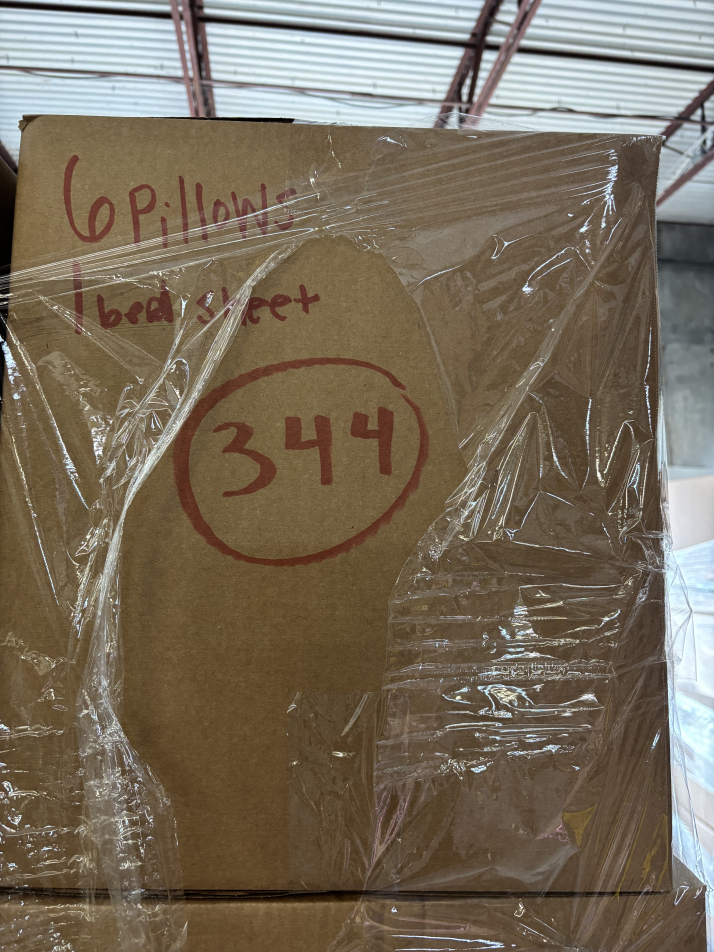
#> input picture backend/temp_uploads/IMG_0383.jpg, 4284 x 5712 px (shown at 1/6 size)
$ python -i app.py   (imports and definitions only)
#> lines starting #> are read from the running program, lines starting #| are printed output that depends on the picture; after the words box and inside, x2 and y2 are one past the last pixel; in counts of white or black regions, pixels touching at a corner belong together
from flask import Flask, request, jsonify
import os
import requests
import cv2
from google.cloud import vision
import io
import numpy as np
import re

# [1 line not run here, left out]

# Azure Custom Vision API credentials
PREDICTION_URL = "https://customevisionproj-prediction.cognitiveservices.azure.com/customvision/v3.0/Prediction/861b01aa-d77c-4118-8ca1-617c27a75487/detect/iterations/Iteration6/image"
PREDICTION_KEY = "7LJBYddFtLFqnpnj8tBA41MZeSv0trInQGTSP1874tvFpX6zKP9IJQQJ99AKACYeBjFXJ3w3AAAIACOG5wcU"

# Google Vision OCR setup
os.environ["GOOGLE_APPLICATION_CREDENTIALS"] = "C:/Users/abdua/OneDrive/projects/projectbox/backend/vision-ocr-project-448520-47a94d8a53c2.json"
vision_client = vision.ImageAnnotatorClient()

# [89 lines that did not run here, left out]

# Helper function to calculate bounding box
def calculate_bounding_box(bbox, image_shape, padding_x_factor=0.1, padding_y_factor=0.1):
    height, width = image_shape[:2]
    x = int(bbox['left'] * width)
    y = int(bbox['top'] * height)
    w = int(bbox['width'] * width)
    h = int(bbox['height'] * height)

    # Add padding
    padding_x = int(padding_x_factor * w)
    padding_y = int(padding_y_factor * h)

    x = max(0, x - padding_x)
    y = max(0, y - padding_y)
    w = min(width - x, w + 2 * padding_x)
    h = min(height - y, h + 2 * padding_y)

    return x, y, w, h

# Helper function to adjust bounding box based on noise
def adjust_bounding_box(handwriting_bbox, noise_bboxes, overlap_threshold=0.00):
    x1_hand, y1_hand, x2_hand, y2_hand = handwriting_bbox
    handwriting_area = (x2_hand - x1_hand) * (y2_hand - y1_hand)

    for noise_bbox in noise_bboxes:
        x1_noise, y1_noise, x2_noise, y2_noise = noise_bbox

        # Calculate overlap area
        x_overlap = max(0, min(x2_hand, x2_noise) - max(x1_hand, x1_noise))
        y_overlap = max(0, min(y2_hand, y2_noise) - max(y1_hand, y1_noise))
        overlap_area = x_overlap * y_overlap
        overlap_ratio = overlap_area / handwriting_area

        if overlap_area > overlap_threshold * handwriting_area:
            # Adjust bounding box
            if y1_noise < y2_hand and y2_noise > y1_hand:  # Vertical overlap
                if abs(y1_hand - y1_noise) < abs(y2_hand - y2_noise):  # Overlap at top
                    y1_hand = max(y1_hand, y2_noise)
                else:  # Overlap at bottom
                    y2_hand = min(y2_hand, y1_noise)

            if x1_noise < x2_hand and x2_noise > x1_hand:  # Horizontal overlap
                if abs(x1_hand - x1_noise) < abs(x2_hand - x2_noise):  # Overlap at left
                    x1_hand = max(x1_hand, x2_noise)
                else:  # Overlap at right
                    x2_hand = min(x2_hand, x1_noise)

    return x1_hand, y1_hand, x2_hand, y2_hand

# Function to segment red handwriting
def segment_red_handwriting(image_path):
    # Load the image
#> called with image_path = 'temp_uploads/IMG_0383.jpg'
    image = cv2.imread(image_path)
#> image is the input picture: shape (5712, 4284, 3); mean B, G, R 90.7, 108, 119.7
    hsv = cv2.cvtColor(image, cv2.COLOR_BGR2HSV)
#> hsv: shape (5712, 4284, 3); mean H, S, V 32.9, 86.2, 123.3

    # Define HSV ranges for red
    lower_red1 = np.array([0, 50, 50])
    upper_red1 = np.array([10, 255, 255])
    lower_red2 = np.array([170, 50, 50])
    upper_red2 = np.array([180, 255, 255])

    # Create red mask
    red_mask1 = cv2.inRange(hsv, lower_red1, upper_red1)
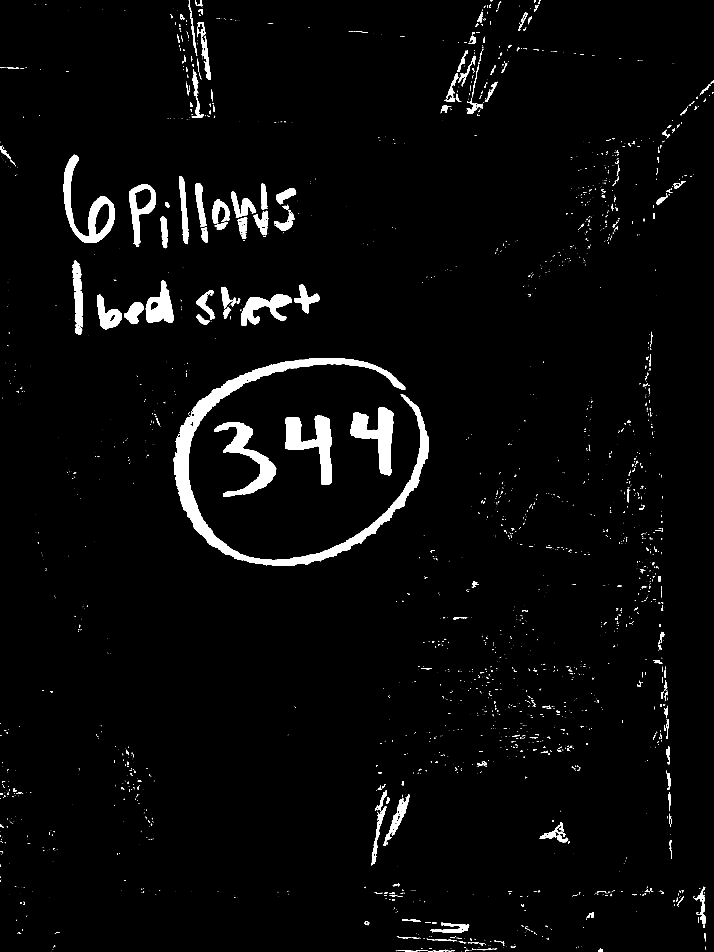
#> red_mask1: shape (5712, 4284) (shown at 1/6 size); 2.9% white; 3440 white regions (2758 under 20 px), largest, box (x1, y1, x2, y2) and area: (1042, 2148, 2570, 3396) 203385, (1712, 2494, 1992, 2908) 50661, (2102, 2442, 2361, 2853) 46872
    red_mask2 = cv2.inRange(hsv, lower_red2, upper_red2)
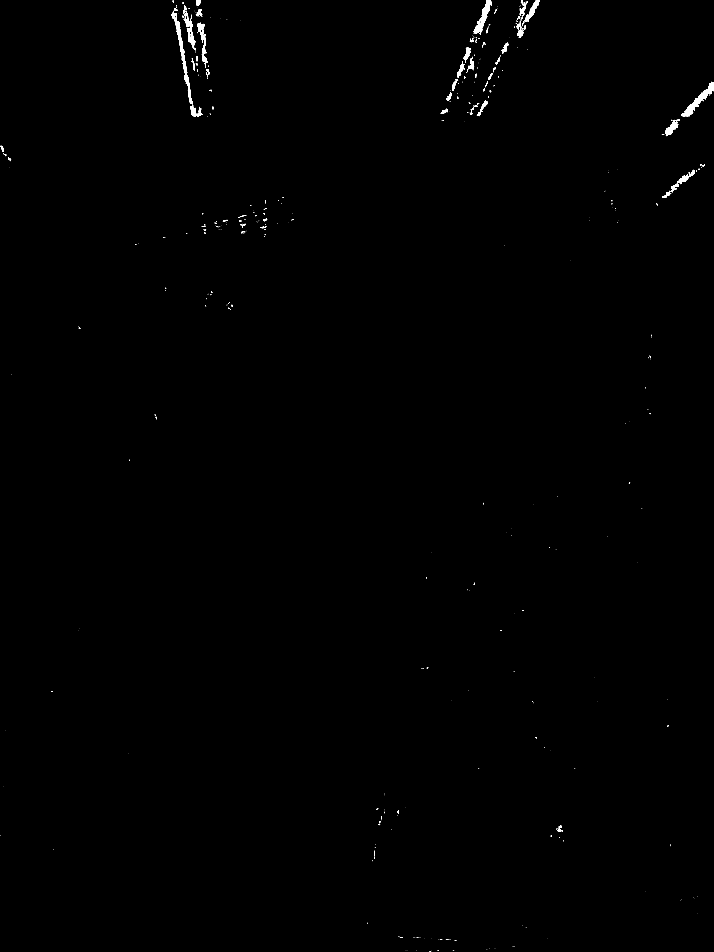
#> red_mask2: shape (5712, 4284) (shown at 1/6 size); 0.26% white; 710 white regions (559 under 20 px), largest, box (x1, y1, x2, y2) and area: (1030, 65, 1154, 624) 8366, (4086, 491, 4284, 698) 7950, (2840, 0, 2952, 203) 6361
    red_mask = red_mask1 | red_mask2
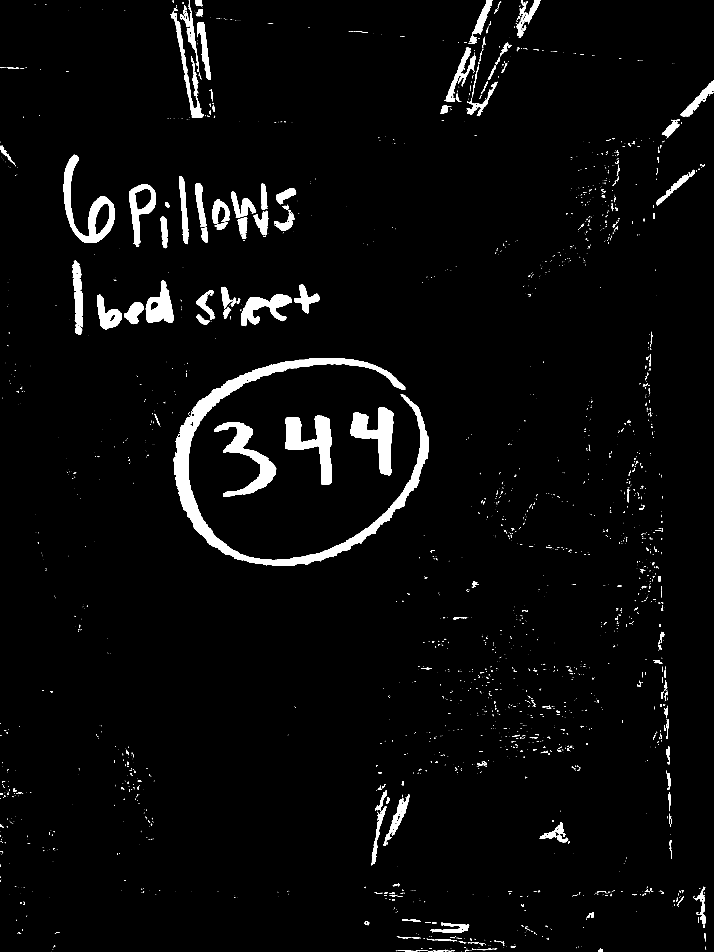
#> red_mask: shape (5712, 4284) (shown at 1/6 size); 3.2% white; 3488 white regions (2860 under 20 px), largest, box (x1, y1, x2, y2) and area: (1042, 2148, 2570, 3396) 203385, (1712, 2494, 1992, 2908) 50661, (2102, 2442, 2361, 2853) 46872

    # Morphological operations to clean the mask
    kernel = np.ones((3, 3), np.uint8)
    cleaned_mask = cv2.morphologyEx(red_mask, cv2.MORPH_OPEN, kernel)
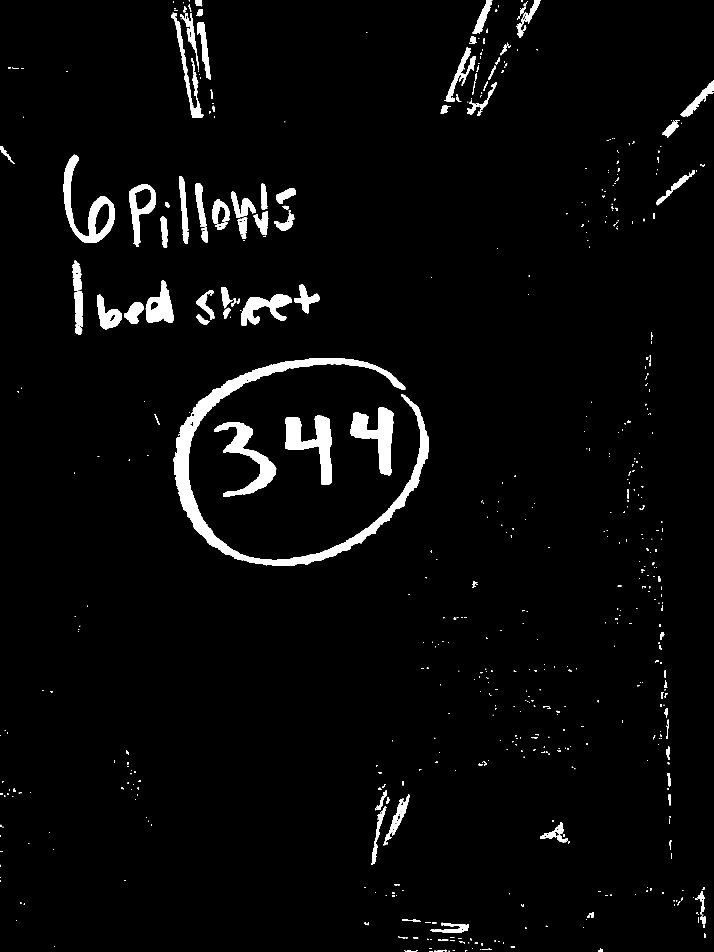
#> cleaned_mask: shape (5712, 4284) (shown at 1/6 size); 3% white; 828 white regions (319 under 20 px), largest, box (x1, y1, x2, y2) and area: (1042, 2148, 2570, 3396) 202811, (1712, 2494, 1992, 2908) 50565, (2103, 2442, 2361, 2853) 46833

    # Apply mask to the original image
    result = cv2.bitwise_and(image, image, mask=cleaned_mask)
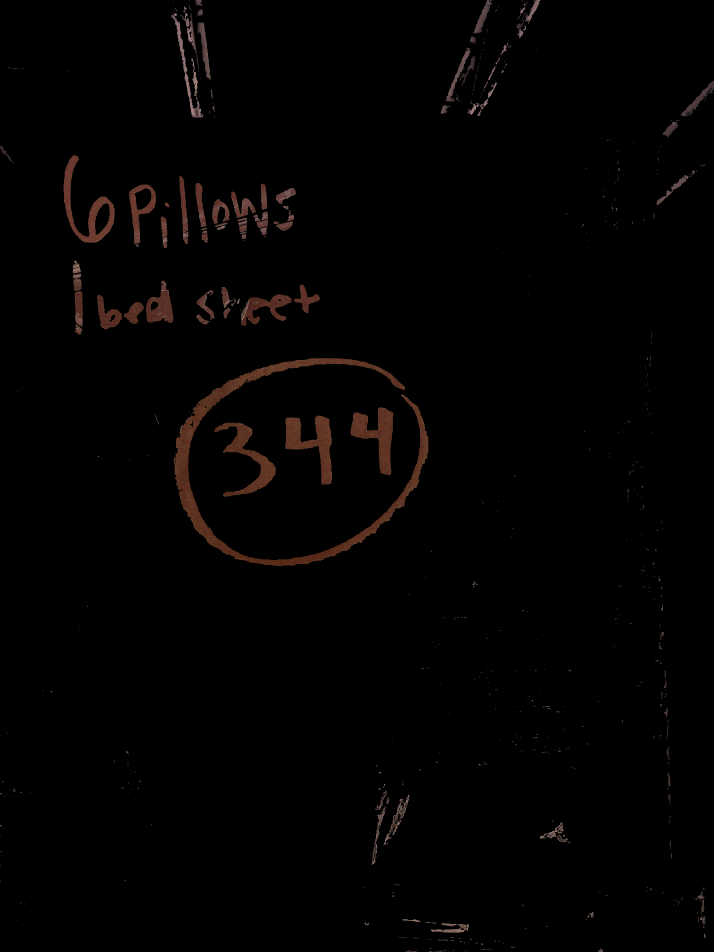
#> result: shape (5712, 4284, 3) (shown at 1/6 size); mean B, G, R 1.5, 1.8, 3

    # Convert to grayscale
    grayscale_result = cv2.cvtColor(result, cv2.COLOR_BGR2GRAY)

    return grayscale_result

# Helper function to perform OCR using Google Vision
# [80 lines left out: functions perform_ocr_google, postprocess_ocr_results, not called in this run]

# [2 lines not run here, left out]

>>> result = segment_red_handwriting('temp_uploads/IMG_0383.jpg')

$ run again, on backend/temp_uploads/IMG_0421.jpg
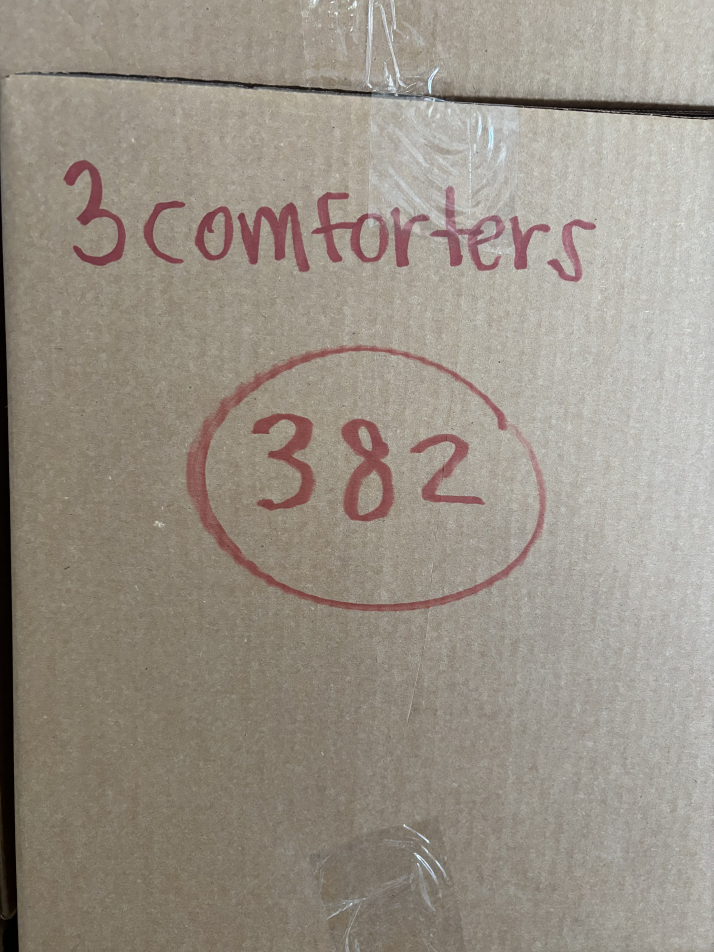
#> input picture backend/temp_uploads/IMG_0421.jpg, 4284 x 5712 px (shown at 1/6 size)
#> in segment_red_handwriting, image is the input picture: shape (5712, 4284, 3); mean B, G, R 134.4, 145.5, 153.5
#> hsv: shape (5712, 4284, 3); mean H, S, V 23.7, 36.5, 153.6
#> in segment_red_handwriting, `red_mask1 = cv2.inRange(hsv, lower_red1, upper_red1)`:
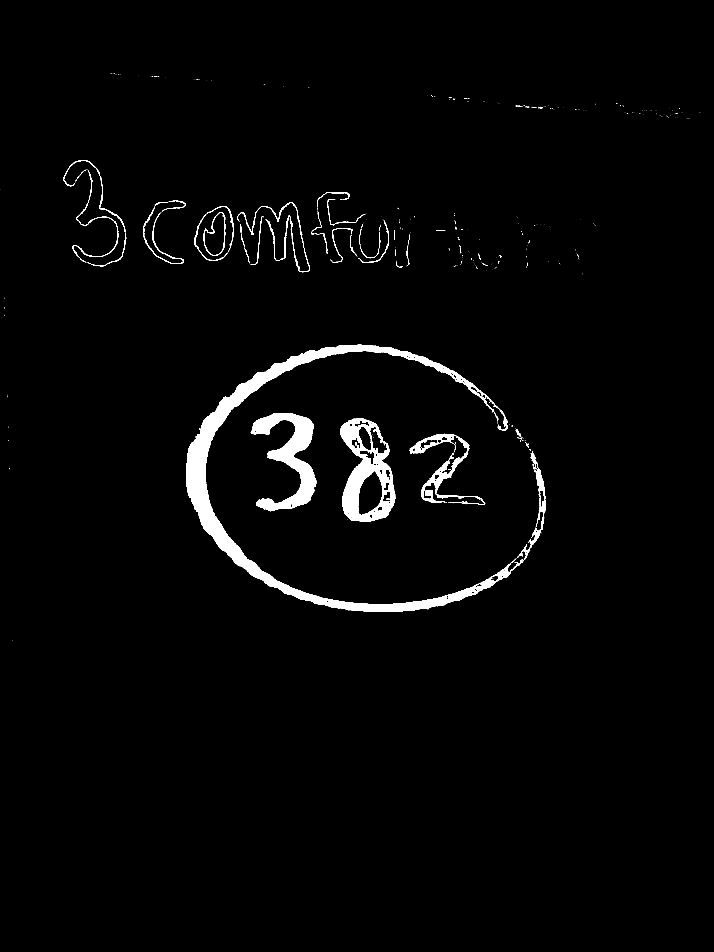
#> red_mask1: shape (5712, 4284) (shown at 1/6 size); 2.1% white; 564 white regions (447 under 20 px), largest, box (x1, y1, x2, y2) and area: (1116, 2067, 3118, 3672) 256891, (1505, 2479, 1897, 3067) 87282, (2044, 2512, 2373, 3131) 86197
#> red_mask2: shape (5712, 4284); 2% white; 252 white regions (139 under 20 px), largest, box (x1, y1, x2, y2) and area: (1426, 1216, 1856, 1631) 71993, (384, 964, 753, 1594) 64061, (1869, 1154, 2329, 1574) 61563
#> red_mask: shape (5712, 4284); 4.1% white; 281 white regions (254 under 20 px), largest, box (x1, y1, x2, y2) and area: (1116, 2067, 3275, 3672) 296913, (2044, 2512, 2373, 3131) 110015, (1505, 2479, 1897, 3067) 88313
#> cleaned_mask: shape (5712, 4284); 4% white; 27 white regions (10 under 20 px), largest, box (x1, y1, x2, y2) and area: (1116, 2068, 3274, 3672) 296003, (2044, 2512, 2373, 3131) 109794, (1505, 2480, 1897, 3067) 88234
#> in segment_red_handwriting, `grayscale_result = cv2.cvtColor(result, cv2.COLOR_BGR2GRAY)`:
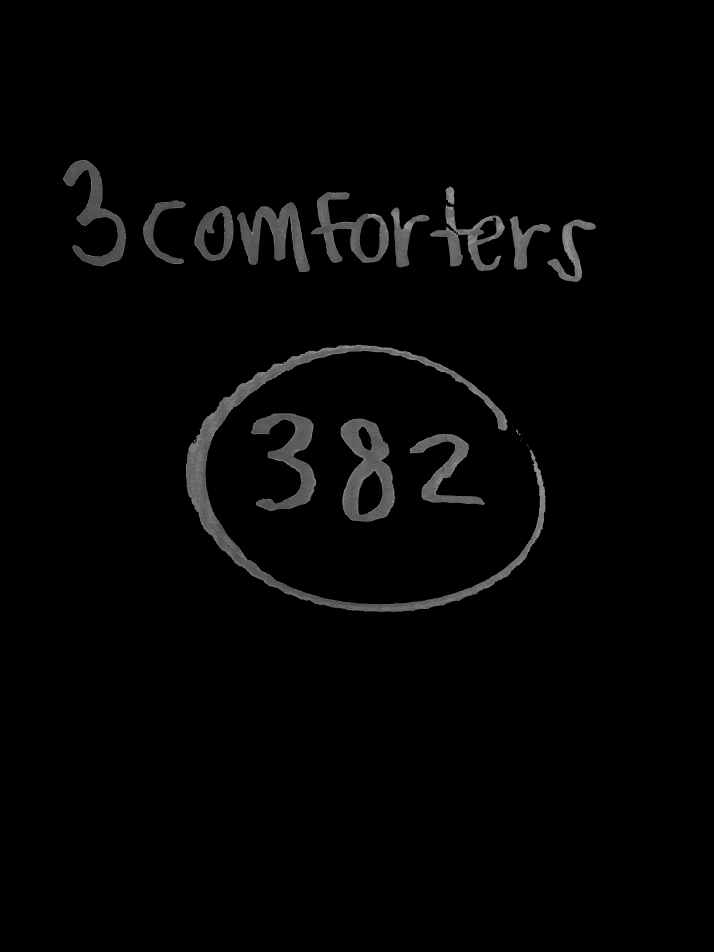
#> grayscale_result: shape (5712, 4284) (shown at 1/6 size); min 0, max 182, mean 4.2
